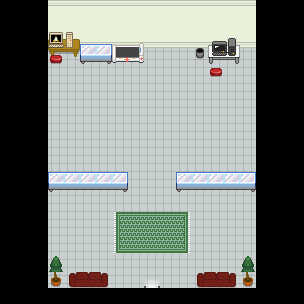

Below is a game level as drawn by its tile map, then a one-line description and the .tmx file that defines it, in full:
An orthogonal 19x19 tile map with 16x16 px tiles, 4 tile layers (layer1, layer2, layer3, above-player), 6 tilesets and 15 objects (10x collision, 4x chooseCreature, event).

<map version="1.4" tiledversion="1.4.3" orientation="orthogonal" renderorder="right-down" compressionlevel="0" width="19" height="19" tilewidth="16" tileheight="16" infinite="0" nextlayerid="7" nextobjectid="99">
 <editorsettings>
  <export target="professor-lab.json" format="json" />
 </editorsettings>
 <tileset firstgid="1" name="furniture" tilewidth="16" tileheight="16" tilecount="72" columns="12">
  <image source="../images/tilesets/furniture.png" width="192" height="96" />
 </tileset>
 <tileset firstgid="73" name="electronics" tilewidth="16" tileheight="16" tilecount="16" columns="4">
  <image source="../images/tilesets/electronics.png" width="64" height="64" />
 </tileset>
 <tileset firstgid="89" name="set-pieces" tilewidth="16" tileheight="16" tilecount="1312" columns="41">
  <image source="../images/tilesets/set-pieces.png" width="671" height="512" />
  <tile id="1042">
   <properties>
    <property name="act1" value="transition_teleport taba_town.tmx,43,46,0.3" />
    <property name="act2" value="player_face down" />
   </properties>
  </tile>
 </tileset>
 <tileset firstgid="1401" name="floors-and-walls" tilewidth="16" tileheight="16" tilecount="88" columns="11">
  <image source="../images/tilesets/floors-and-walls.png" width="176" height="128" />
 </tileset>
 <tileset firstgid="1489" name="stairs-down" tilewidth="16" tileheight="16" tilecount="12" columns="4">
  <image source="../images/tilesets/stairs-down.png" width="64" height="48" />
 </tileset>
 <tileset firstgid="1501" name="plants" tilewidth="16" tileheight="16" tilecount="16" columns="4">
  <image source="../images/tilesets/plants.png" width="64" height="64" />
 </tileset>
 <layer id="1" name="layer1" width="19" height="19">
  <data encoding="csv">
0,0,0,1456,1456,1456,1456,1456,1456,1456,1456,1456,1456,1456,1456,1456,0,0,0,
0,0,0,1467,1467,1467,1467,1467,1467,1467,1467,1467,1467,1467,1467,1467,0,0,0,
0,0,0,1478,1478,1478,1478,1478,1478,1478,1478,1478,1478,1478,1478,1478,0,0,0,
0,0,0,1448,1448,1448,1448,1448,1448,1448,1448,1448,1448,1448,1448,1448,0,0,0,
0,0,0,1448,1448,1448,1448,1448,1448,1448,1448,1448,1448,1448,1448,1448,0,0,0,
0,0,0,1448,1448,1448,1448,1448,1448,1448,1448,1448,1448,1448,1448,1448,0,0,0,
0,0,0,1448,1448,1448,1448,1448,1448,1448,1448,1448,1448,1448,1448,1448,0,0,0,
0,0,0,1448,1448,1448,1448,1448,1448,1448,1448,1448,1448,1448,1448,1448,0,0,0,
0,0,0,1448,1448,1448,1448,1448,1448,1448,1448,1448,1448,1448,1448,1448,0,0,0,
0,0,0,1448,1448,1448,1448,1448,1448,1448,1448,1448,1448,1448,1448,1448,0,0,0,
0,0,0,1448,1448,1448,1448,1448,1448,1448,1448,1448,1448,1448,1448,1448,0,0,0,
0,0,0,1448,1448,1448,1448,1448,1448,1448,1448,1448,1448,1448,1448,1448,0,0,0,
0,0,0,1448,1448,1448,1448,1448,1448,1448,1448,1448,1448,1448,1448,1448,0,0,0,
0,0,0,1448,1448,1448,1448,1448,1448,1448,1448,1448,1448,1448,1448,1448,0,0,0,
0,0,0,1448,1448,1448,1448,1448,1448,1448,1448,1448,1448,1448,1448,1448,0,0,0,
0,0,0,1448,1448,1448,1448,1448,1448,1448,1448,1448,1448,1448,1448,1448,0,0,0,
0,0,0,1448,1448,1448,1448,1448,1448,1448,1448,1448,1448,1448,1448,1448,0,0,0,
0,0,0,1448,1448,1448,1448,1448,1448,1448,1448,1448,1448,1448,1448,1448,0,0,0,
0,0,0,0,0,0,0,0,0,0,0,0,0,0,0,0,0,0,0
</data>
 </layer>
 <layer id="2" name="layer2" width="19" height="19">
  <data encoding="csv">
0,0,0,0,0,0,0,0,0,0,0,0,0,0,0,0,0,0,0,
0,0,0,0,0,0,0,0,0,0,0,0,0,0,0,0,0,0,0,
0,0,0,4,6,1129,1131,1221,1222,0,0,0,0,962,963,0,0,0,0,
0,0,0,28,30,1333,1335,1262,1263,0,0,0,66,1003,1004,0,0,0,0,
0,0,0,0,0,0,0,0,0,0,0,0,0,39,0,0,0,0,0,
0,0,0,0,0,0,0,0,0,0,0,0,0,0,0,0,0,0,0,
0,0,0,0,0,0,0,0,0,0,0,0,0,0,0,0,0,0,0,
0,0,0,0,0,0,0,0,0,0,0,0,0,0,0,0,0,0,0,
0,0,0,0,0,0,0,0,0,0,0,0,0,0,0,0,0,0,0,
0,0,0,0,0,0,0,0,0,0,0,0,0,0,0,0,0,0,0,
0,0,0,0,0,0,0,0,0,0,0,0,0,0,0,0,0,0,0,
0,0,0,1333,1171,1171,1171,1335,0,0,0,1333,1171,1171,1171,1335,0,0,0,
0,0,0,0,0,0,0,0,0,0,0,0,0,0,0,0,0,0,0,
0,0,0,0,0,0,0,1442,1443,1443,1443,1444,0,0,0,0,0,0,0,
0,0,0,0,0,0,0,1453,1454,1454,1454,1455,0,0,0,0,0,0,0,
0,0,0,0,0,0,0,1464,1465,1465,1465,1466,0,0,0,0,0,0,0,
0,0,0,0,0,0,0,0,0,0,0,0,0,0,0,0,0,0,0,
0,0,0,1505,9,10,11,0,0,1405,0,0,9,10,11,1505,0,0,0,
0,0,0,0,0,0,0,0,0,0,0,0,0,0,0,0,0,0,0
</data>
 </layer>
 <layer id="3" name="layer3" width="19" height="19">
  <data encoding="csv">
0,0,0,0,0,0,0,0,0,0,0,0,0,0,0,0,0,0,0,
0,0,0,0,0,0,0,0,0,0,0,0,0,0,0,0,0,0,0,
0,0,0,73,74,0,0,0,0,0,0,0,0,0,0,0,0,0,0,
0,0,0,38,0,0,0,0,0,0,0,0,0,0,0,0,0,0,0,
0,0,0,0,0,0,0,0,0,0,0,0,0,0,0,0,0,0,0,
0,0,0,0,0,0,0,0,0,0,0,0,0,0,0,0,0,0,0,
0,0,0,0,0,0,0,0,0,0,0,0,0,0,0,0,0,0,0,
0,0,0,0,0,0,0,0,0,0,0,0,0,0,0,0,0,0,0,
0,0,0,0,0,0,0,0,0,0,0,0,0,0,0,0,0,0,0,
0,0,0,0,0,0,0,0,0,0,0,0,0,0,0,0,0,0,0,
0,0,0,0,0,0,0,0,0,0,0,0,0,0,0,0,0,0,0,
0,0,0,0,0,0,0,0,0,0,0,0,0,0,0,0,0,0,0,
0,0,0,0,0,0,0,0,0,0,0,0,0,0,0,0,0,0,0,
0,0,0,0,0,0,0,0,0,0,0,0,0,0,0,0,0,0,0,
0,0,0,0,0,0,0,0,0,0,0,0,0,0,0,0,0,0,0,
0,0,0,0,0,0,0,0,0,0,0,0,0,0,0,0,0,0,0,
0,0,0,0,0,0,0,0,0,0,0,0,0,0,0,0,0,0,0,
0,0,0,0,0,0,0,0,0,0,0,0,0,0,0,0,0,0,0,
0,0,0,0,0,0,0,0,0,0,0,0,0,0,0,0,0,0,0
</data>
 </layer>
 <layer id="4" name="above-player" width="19" height="19">
  <data encoding="csv">
0,0,0,0,0,0,0,0,0,0,0,0,0,0,0,0,0,0,0,
0,0,0,0,0,0,0,0,0,0,0,0,0,0,0,0,0,0,0,
0,0,0,0,0,0,0,0,0,0,0,0,0,0,0,0,0,0,0,
0,0,0,0,0,0,0,0,0,0,0,0,0,0,0,0,0,0,0,
0,0,0,0,0,0,0,0,0,0,0,0,0,0,0,0,0,0,0,
0,0,0,0,0,0,0,0,0,0,0,0,0,0,0,0,0,0,0,
0,0,0,0,0,0,0,0,0,0,0,0,0,0,0,0,0,0,0,
0,0,0,0,0,0,0,0,0,0,0,0,0,0,0,0,0,0,0,
0,0,0,0,0,0,0,0,0,0,0,0,0,0,0,0,0,0,0,
0,0,0,0,0,0,0,0,0,0,0,0,0,0,0,0,0,0,0,
0,0,0,1129,1130,1130,1130,1131,0,0,0,1129,1130,1130,1130,1131,0,0,0,
0,0,0,0,0,0,0,0,0,0,0,0,0,0,0,0,0,0,0,
0,0,0,0,0,0,0,0,0,0,0,0,0,0,0,0,0,0,0,
0,0,0,0,0,0,0,0,0,0,0,0,0,0,0,0,0,0,0,
0,0,0,0,0,0,0,0,0,0,0,0,0,0,0,0,0,0,0,
0,0,0,0,0,0,0,0,0,0,0,0,0,0,0,0,0,0,0,
0,0,0,1156,0,0,0,0,0,0,0,0,0,0,0,1156,0,0,0,
0,0,0,0,0,0,0,0,0,0,0,0,0,0,0,0,0,0,0,
0,0,0,0,0,0,0,0,0,0,0,0,0,0,0,0,0,0,0
</data>
 </layer>
 <objectgroup color="#ffff00" id="5" name="events">
  <object id="69" name="chooseCreature" x="122.885" y="114.526" width="16" height="16" />
  <object id="74" name="chooseCreature" x="138.885" y="114.526" width="16" height="16" />
  <object id="75" name="chooseCreature" x="154.885" y="114.526" width="16" height="16" />
  <object id="93" name="playerSpawn" type="event" x="144" y="240" width="16" height="16" />
  <object id="97" name="chooseCreature" x="171.201" y="114.555" width="16" height="16" />
 </objectgroup>
 <objectgroup color="#ff0000" id="6" name="collision">
  <object id="56" type="collision" x="192" y="48" width="48" height="16" />
  <object id="81" type="collision" x="256" y="-16" width="16" height="320" />
  <object id="83" type="collision" x="48" y="288" width="208" height="16" />
  <object id="84" type="collision" x="32" y="-16" width="16" height="320" />
  <object id="85" type="collision" x="48" y="0" width="208" height="48" />
  <object id="86" type="collision" x="80" y="48" width="64" height="16" />
  <object id="89" type="collision" x="48" y="176" width="80" height="16" />
  <object id="90" type="collision" x="176" y="176" width="80" height="16" />
  <object id="91" type="collision" x="48" y="272" width="64" height="16" />
  <object id="92" type="collision" x="192" y="272" width="64" height="16" />
 </objectgroup>
</map>
